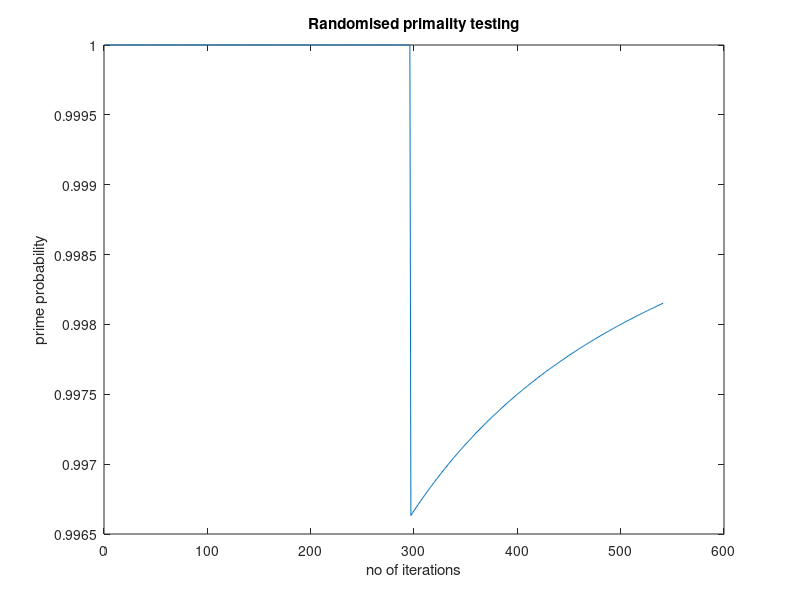

Recreate this plot in MATLAB.
a=[2,3,5,7,11,13,17,19,23,29,31,37,41,43,47,53,59,61,67,71,73,79,83,89,97,101,103,107,109,113,127,131,137,139,149,151,157,163,167,173,179,181,191,193,197,199,211,223,227,229,233,239,241,251,257,263,269,271,277,281,283,293,307,311,313,317,331,337,347,349,353,359,367,373,379,383,389,397,401,409,419,421,431,433,439,443,449,457,461,463,467,479,487,491,499,503,509,521,523,541];
xaxis=zeros(1,100);
yaxis=zeros(1,100);
for i=1:100
n=a(i);
k=0;
itr=[];
prob=[];
% nn=round(sqrt(n));
for i=1:n
    itr=[itr i];
    fact=round(randi([1,n-1]));
    rem=mod(n,fact);
    if rem~=0
        k=k+1;
    end
    prob=[prob k/i];
end
fprintf('prime probability: %f \n',k/100);
end
plot(itr,prob);
xlabel('no of iterations');
ylabel('prime probability');
title('Randomised primality testing');
